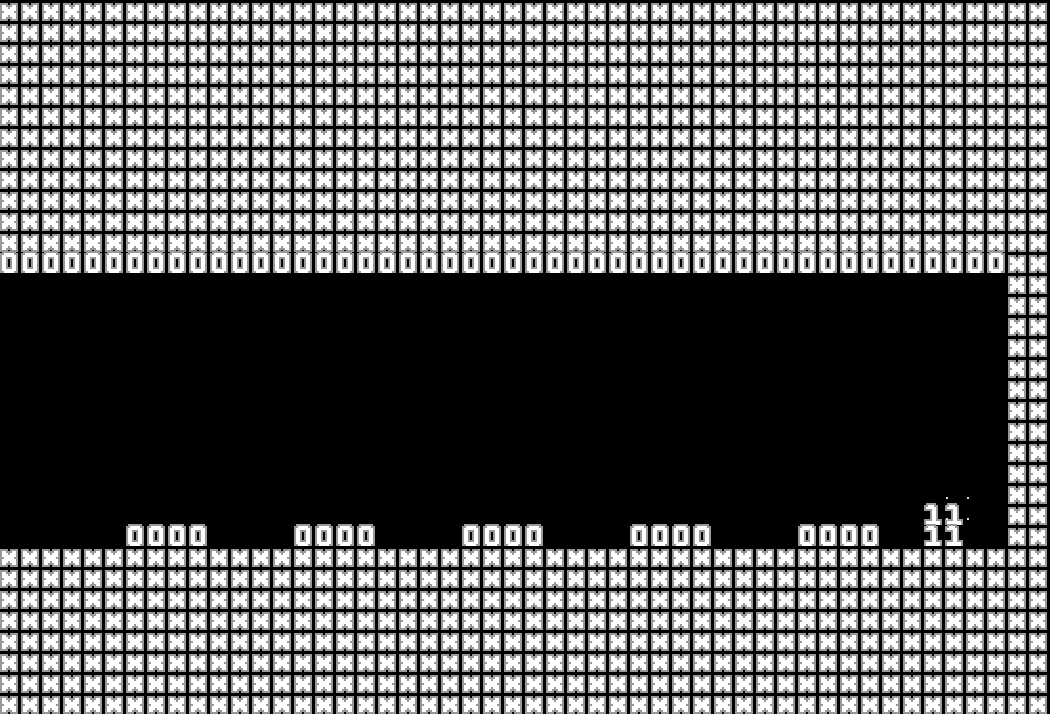

This game map was drawn from its Tiled (.tmx) file and the tilesets committed beside it. A one-line description and the trimmed map source follow:
An orthogonal 50x34 tile map with 21x21 px tiles, 2 tile layers (collision, trigger).

<map version="1.0" tiledversion="1.0.2" orientation="orthogonal" renderorder="right-down" width="50" height="34" tilewidth="21" tileheight="21" nextobjectid="1">
 <tileset firstgid="1" source="tileset.tsx" />
 <layer name="collision" width="50" height="34">
  <data>[1700 cells, 1028 non-empty, 1 distinct tile ids]</data>
 </layer>
 <layer name="trigger" width="50" height="34">
  <data>[1700 cells, 72 non-empty, 2 distinct tile ids]</data>
 </layer>
</map>
